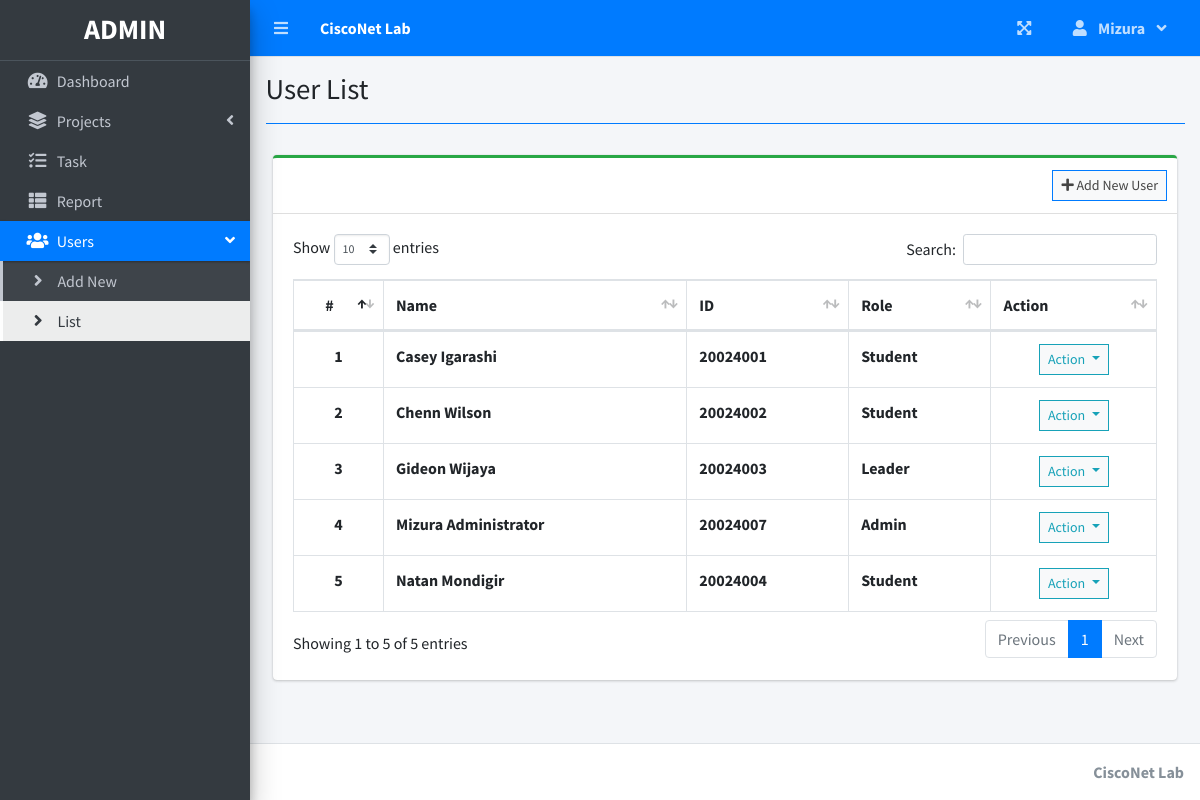
The page /index.php?page=user_list (signed in) on the database its author committed.
### tables this page shows
CREATE TABLE `users` (
  `id` int(30) NOT NULL,
  `firstname` varchar(200) NOT NULL,
  `lastname` varchar(200) NOT NULL,
  `email` varchar(200) NOT NULL,
  `password` text NOT NULL,
  `type` tinyint(1) NOT NULL DEFAULT 2 COMMENT '1 = admin, 2 = staff',
  `avatar` text NOT NULL DEFAULT 'no-image-available.png',
  `date_created` datetime NOT NULL DEFAULT current_timestamp()
);

### user_list.php (the view, shortened to what this page needs)
<?php include'db_connect.php' ?>
<div class="col-lg-12">
	<div class="card card-outline card-success">
		<div class="card-header">
			<div class="card-tools">
				<a class="btn btn-block btn-sm btn-default btn-flat border-primary" href="./index.php?page=new_user"><i class="fa fa-plus"></i> Add New User</a>
			</div>
		</div>
		<div class="card-body">
			<table class="table tabe-hover table-bordered" id="list">
				<thead>
					<tr>
						<th class="text-center">#</th>
						<th>Name</th>
						<th>ID</th>
						<th>Role</th>
						<th>Action</th>
					</tr>
				</thead>
				<tbody>
					<?php
					$i = 1;
					$type = array('',"Admin","Leader","Student");
					$qry = $conn->query("SELECT *,concat(firstname,' ',lastname) as name FROM users order by concat(firstname,' ',lastname) asc");
					while($row= $qry->fetch_assoc()):
					?>
					<tr>
						<th class="text-center"><?php echo $i++ ?></th>
						<td><b><?php echo ucwords($row['name']) ?></b></td>
						<td><b><?php echo $row['email'] ?></b></td>
						<td><b><?php echo $type[$row['type']] ?></b></td>
						<td class="text-center">
							<button type="button" class="btn btn-default btn-sm btn-flat border-info wave-effect text-info dropdown-toggle" data-toggle="dropdown" aria-expanded="true">
		                      Action
		                    </button>
						</td>
					</tr>
				<?php endwhile; ?>
				</tbody>
			</table>
		</div>
	</div>
</div>

### rows shown on the page
users: name "Casey Igarashi", email "20024001", type "Student"
users: name "Chenn Wilson", email "20024002", type "Student"
users: name "Gideon Wijaya", email "20024003", type "Leader"
users: name "Mizura Administrator", email "20024007", type "Admin"
users: name "Natan Mondigir", email "20024004", type "Student"

### other values the page prints
$_SESSION['system']['name'] "CiscoNet Lab"
$_SESSION['login_firstname'] "Mizura"
$title "User List"
